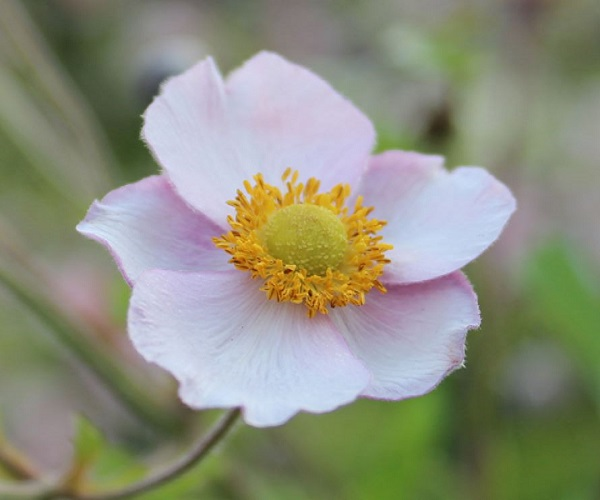
%> input picture (Advanced) Multimedia Information Processing and Communications/13 (04) Logical and Arithmetical Operations on Images/Matlab Workspace/rose1.jpg, 600 x 500 px
$ octave im_logic_AND.m   (GNU Octave 9; MATLAB toolbox functions it lacks are replaced by stand-ins)
%> lines starting %> are read from the running program, lines starting %| are printed output that depends on the picture; in (x1, y1, x2, y2) boxes, pixels count from 0 and x2, y2 are one past the last pixel; in counts of white or black regions, pixels touching at a corner belong together; the program's own positions count from 1
clc;
clear ;

im1 = imread('rose1.jpg'); % reading image
%> im1 is the input picture: size 500x600x3 uint8; mean R, G, B 140.7, 143.3, 125.3
im2 = imread('rose2.jpg'); % reading image
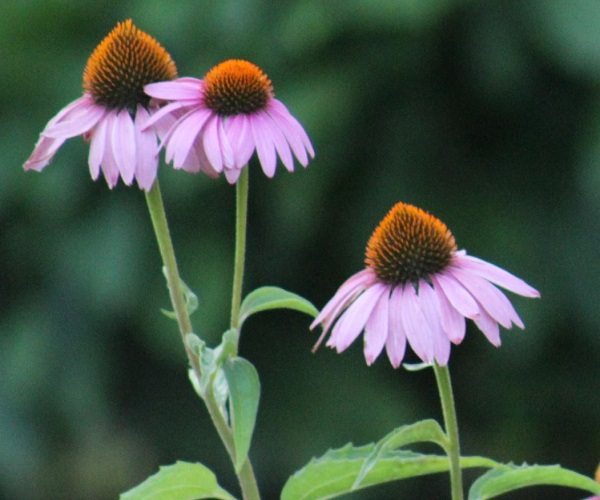
%> input picture (Advanced) Multimedia Information Processing and Communications/13 (04) Logical and Arithmetical Operations on Images/Matlab Workspace/rose2.jpg, 600 x 500 px
%> im2 is the input picture: size 500x600x3 uint8; mean R, G, B 66.5, 81.1, 67.6


im1_bw = im2bw(im1);       % converting RGB image to black and white *
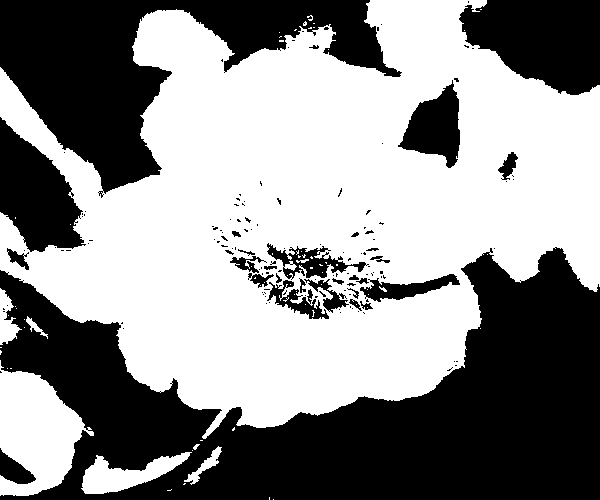
%> im1_bw: size 500x600 logical; 55.7% white; 140 black regions (110 under 20 px), largest, box (x1, y1, x2, y2) and area: (0, 247, 600, 500) 76487, (0, 0, 402, 198) 30468, (459, 0, 600, 95) 9894
im2_bw = im2bw(im2);       % converting RGB image to black and white
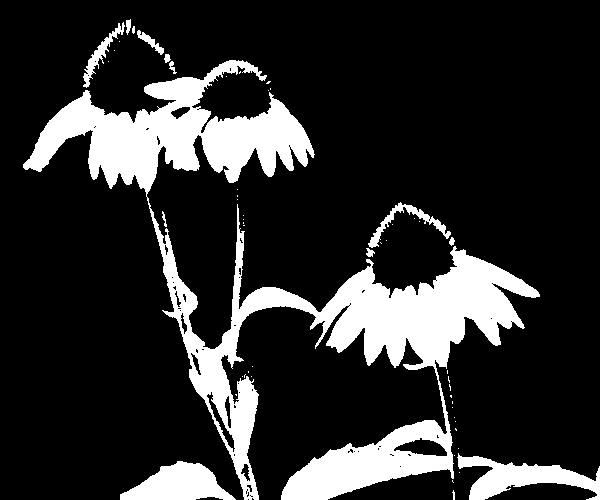
%> im2_bw: size 500x600 logical; 17.8% white; 53 white regions (40 under 20 px), largest, box (x1, y1, x2, y2) and area: (23, 60, 540, 500) 45957, (457, 453, 600, 500) 2920, (120, 461, 236, 500) 2730

Operation_AND_result = and(im1_bw,im2_bw); % performing AND logic on the images
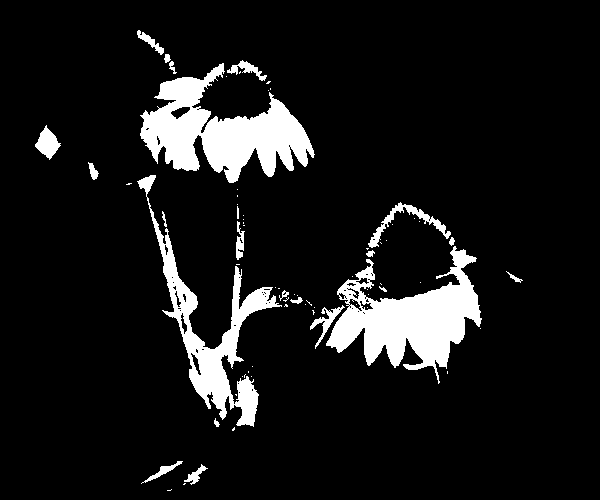
%> Operation_AND_result: size 500x600 logical; 9.5% white; 71 white regions (48 under 20 px), largest, box (x1, y1, x2, y2) and area: (140, 63, 315, 183) 9687, (326, 246, 482, 384) 9142, (137, 175, 282, 427) 6382


figure('Name','Logic operation "AND"','NumberTitle','on')

 subplot(4,4,1),
 imshow(im1);            %Display the image
 title('image 1');

 subplot(4,4,2),
 imshow(im2);            %Display the image
 title('image 2');

 subplot(4,4,3),
 imshow(im1_bw);            %Display the image
 title('image1 B&W');

 subplot(4,4,4),
 imshow(im2_bw);            %Display the image
 title('image2 B&W');


 subplot(2,2,[3,4]),
 imshow(Operation_AND_result); %Display the result
 title('Logic Operation : AND')
